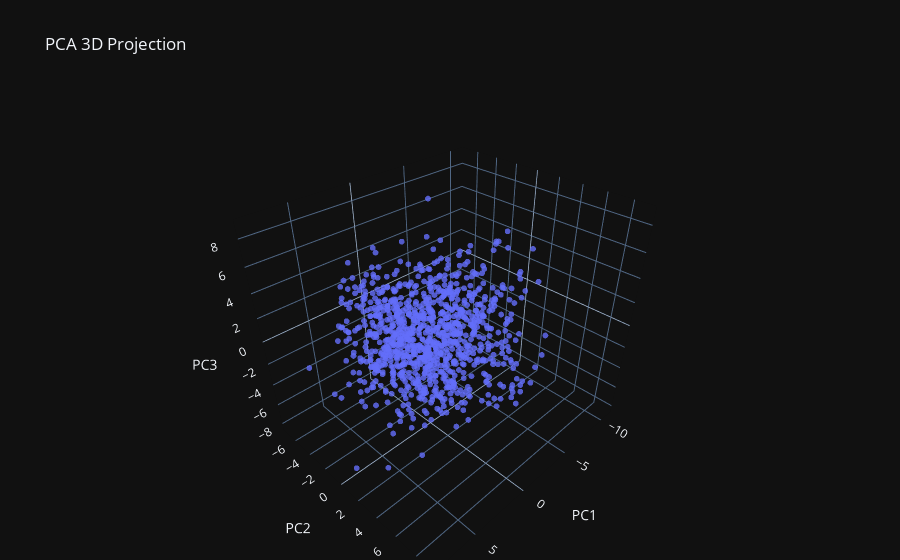

Notebook source saved alongside this figure:
### Markdown cell above
### PCA

### Code cell
df_pca_3d = pd.DataFrame(
    data=PCA(n_components=3, random_state=seed).fit_transform(df_trans),
    columns=["PC1", "PC2", "PC3"],
)

fig = px.scatter_3d(
    df_pca_3d,
    x="PC1",
    y="PC2",
    z="PC3",
    opacity=0.8,
    title="PCA 3D Projection",
)
fig.update_traces(marker_size=2)
fig.update_layout(margin=dict(l=0, r=0, b=0))
fig.show()

### Figure 1 — Plotly figure (JSON) as saved in the notebook; plotly's stock layout.template omitted (floating-point values rounded to 4 significant figures; data arrays with more than 128 entries replaced by an {"elided": "..."} marker saying what was removed)
{"data": [{"hovertemplate": "PC1=%{x}<br>PC2=%{y}<br>PC3=%{z}<extra></extra>", "legendgroup": "", "marker": {"color": "#636efa", "opacity": 0.8, "symbol": "circle", "size": 2}, "mode": "markers", "name": "", "scene": "scene", "showlegend": false, "x": {"elided": "1010 float values"}, "y": {"elided": "1010 float values"}, "z": {"elided": "1010 float values"}, "type": "scatter3d"}], "layout": {"scene": {"domain": {"x": [0.0, 1.0], "y": [0.0, 1.0]}, "xaxis": {"title": {"text": "PC1"}}, "yaxis": {"title": {"text": "PC2"}}, "zaxis": {"title": {"text": "PC3"}}}, "legend": {"tracegroupgap": 0}, "title": {"text": "PCA 3D Projection"}, "margin": {"l": 0, "r": 0, "b": 0}}}
